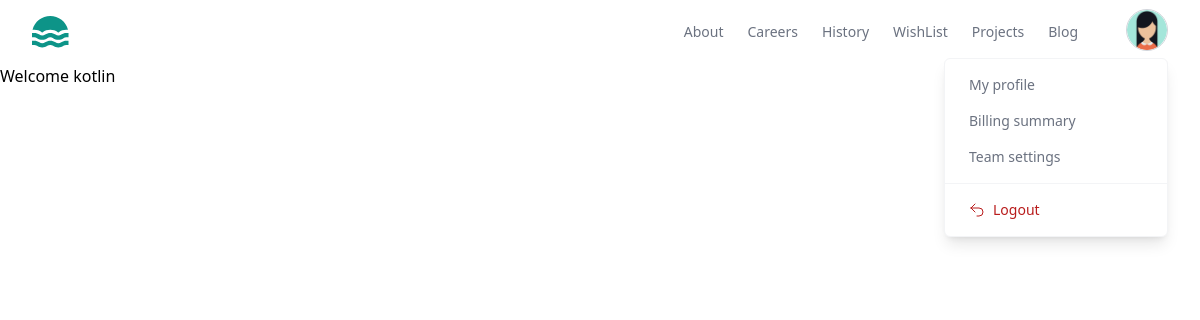
The page /index/ (signed in) on the database as committed earlier.
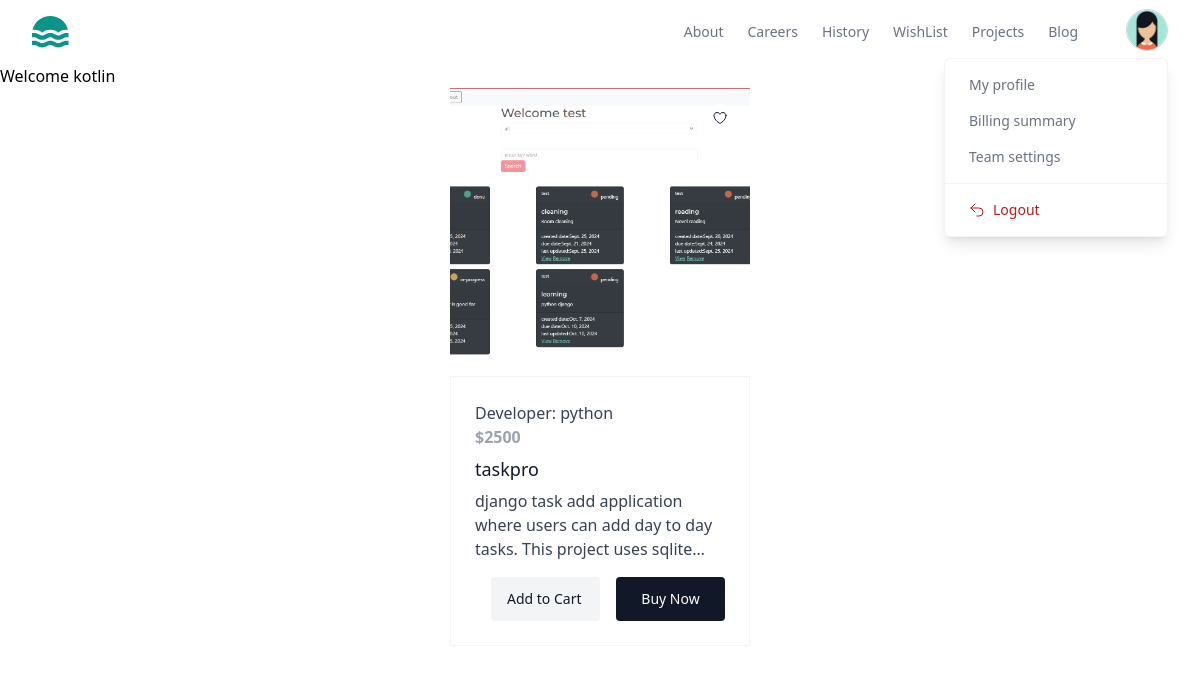
The same page on the database as committed later.
### store/models.py (models this page shows)
class BaseModel(models.Model):
    created_date=models.DateTimeField(auto_now_add=True)
    updated_date=models.DateTimeField(auto_now=True)
    is_active=models.BooleanField(default=True)

class Project(BaseModel):
    title=models.CharField(max_length=200)
    description=models.TextField()
    preview_image=models.ImageField(upload_to="previewimages",null=True,blank=True)
    price=models.PositiveIntegerField()
    developer=models.ForeignKey(User,on_delete=models.CASCADE)
    files=models.FileField(upload_to="projects",null=True,blank=True)
    tag_objects=models.ManyToManyField(Tag,null=True)
    thumbnail=EmbedVideoField()

### store/views.py (the view)
# urls.py: path('index/',views.IndexView.as_view(),name='index'),
class IndexView(View):
    template_name='index.html'
    def get(self,request,*args,**kwargs):
        qs=Project.objects.all().exclude(developer=request.user)
        return render(request,self.template_name,{'data':qs})

### store/templates/index.html (shortened to what this page needs)
{%extends 'base.html'%}
{%block main_block%}
<h1>Welcome {{request.user}}</h1>
<div class="w-2/4 mx-auto ">
    {%for p in data%}
    <div class="w-1/2 mx-auto mb-3">
    <a href="#" class="group relative block overflow-hidden">
        <button
        onclick=location.href="{%url 'wishlist' p.id %}"
          class="absolute end-4 top-4 z-10 rounded-full bg-white p-1.5 text-gray-900 transition hover:text-gray-900/75"
        >
        </button>
      {%if p.preview_image%}
      <img
      src="{{p.preview_image.url}}"
      alt=""
      class="h-64 w-full object-cover transition duration-500 group-hover:scale-105 sm:h-72"
    />
      {%endif%}
        <div class="relative border border-gray-100 bg-white p-6">
          <p class="text-gray-700">
          Developer: {{p.developer}}
            <p class="text-gray-400 font-bold">${{p.price}}</p>
          </p>
          <h3 class="mt-1.5 text-lg font-medium text-gray-900">{{p.title}}</h3>
          <p class="mt-1.5 line-clamp-3 text-gray-700">
           {{p.description}}
          </p>
          <form class="mt-4 flex gap-4">
            <a href="{%url 'project-detail' p.id %}"
              class="block w-full rounded bg-gray-100 px-4 py-3 text-sm font-medium text-gray-900 transition hover:scale-105"
            >
              Add to Cart
          </a>
            <button
              type="button"
              class="block w-full rounded bg-gray-900 px-4 py-3 text-sm font-medium text-white transition hover:scale-105"
            >
              Buy Now
            </button>
          </form>
        </div>
      </a>
    </div>
    {%endfor%}
</div>
{%endblock%}

Rows that differ between the two databases and show on the page:
added Project: preview_image (picture), developer "python", price "2500", title "taskpro", description "django task add application where users can add day to day tasks. This project uses…"
